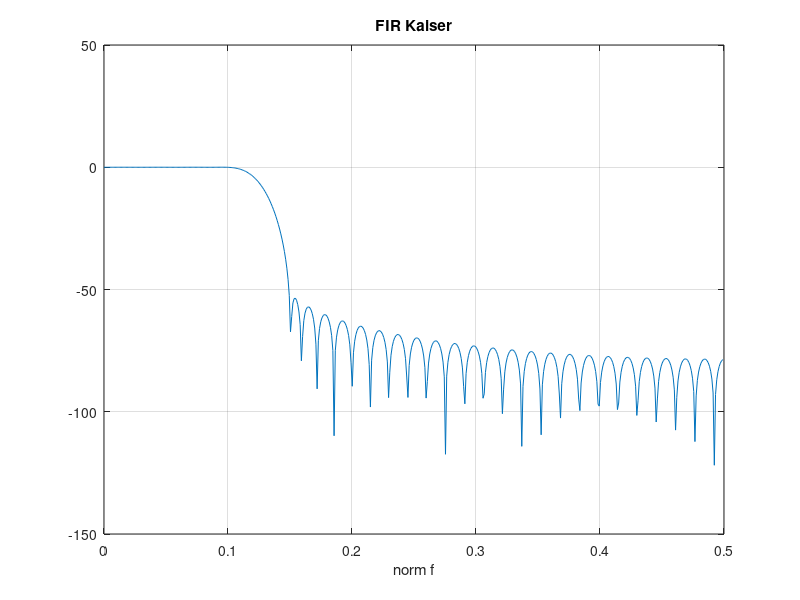

Recreate this plot in MATLAB.
% КИХ + Кайзер
% β: переходная полоса vs подавление

beta = 5; fc = 0.25;
Nt = 64;
bK = fir1(Nt, fc, kaiser(Nt+1, beta));
[HK, wfK] = freqz(bK, 1, 512);
figure;
plot(wfK/(2*pi), 20*log10(abs(HK)));
title('FIR Kaiser'); xlabel('norm f'); grid on;

%{
@play
{
 "title": "FIR + Kaiser",
 "groups": [
  {
   "name": "Synthesis",
   "controls": [
    {
     "var": "beta",
     "label": "β",
     "min": 1,
     "max": 10,
     "step": 1,
     "default": 5
    },
    {
     "var": "fc",
     "label": "Slice ×fs",
     "min": 0.1,
     "max": 0.45,
     "step": 0.05,
     "default": 0.25
    }
   ]
  }
 ]
}
%}
